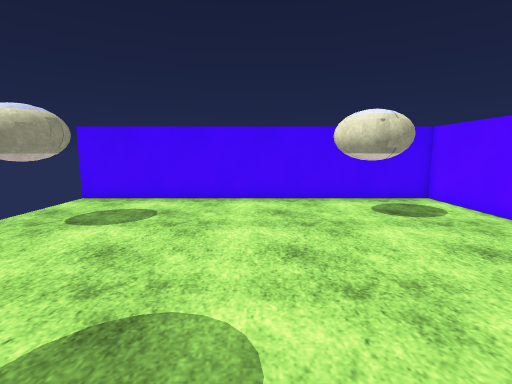
view 1 (above)

15 first-person views from a walk through a Unity game level. The camera is 1.3 m above the floor, tilts 8° down and sees 85° across. The floor is counted in squares, 0.5 m on a side. Each view is taken from the middle of a square. On the plan, view 1 faces up. The plan holds only what a view shows up to about 19 squares ahead; the rest is blank. Surface patterns are stand-ins for the level's own textures.

view 2
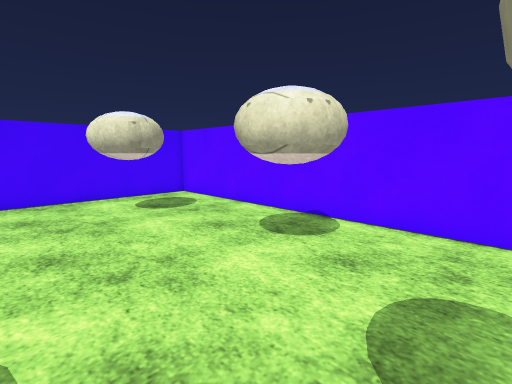

view 3
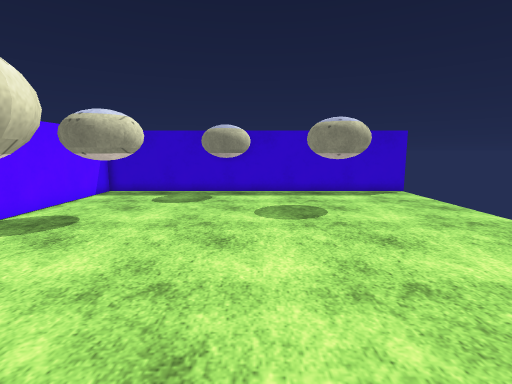

view 4
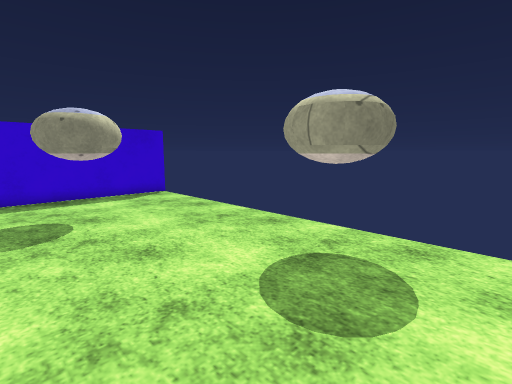

view 5
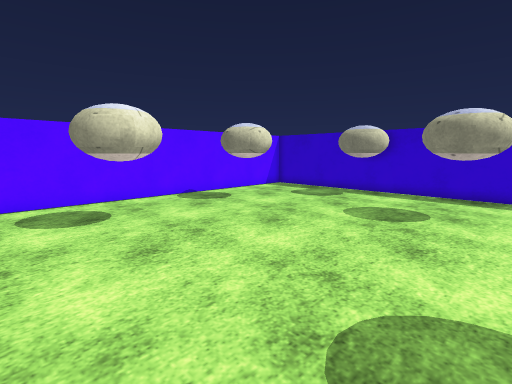

view 6
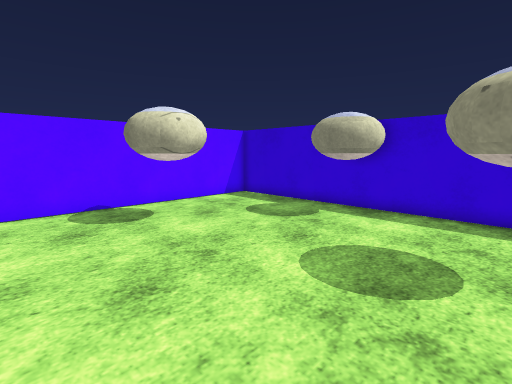

view 7
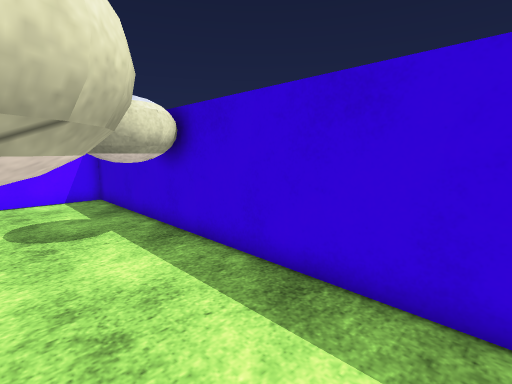

view 8
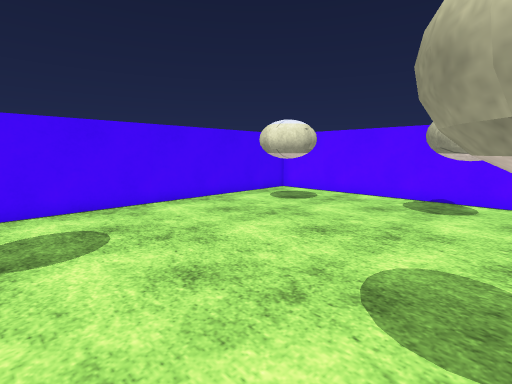

view 9
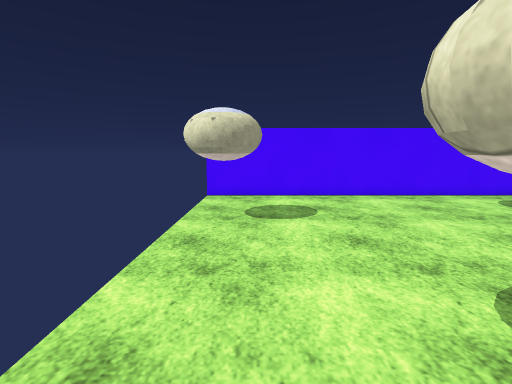

view 10
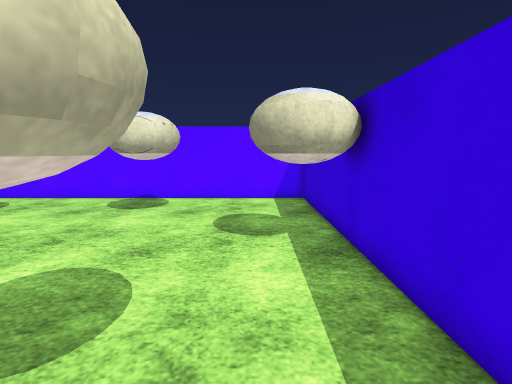

view 11
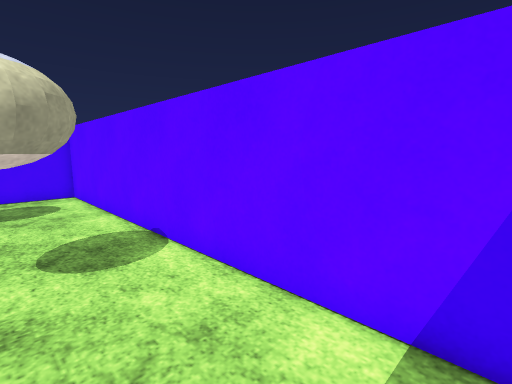

view 12
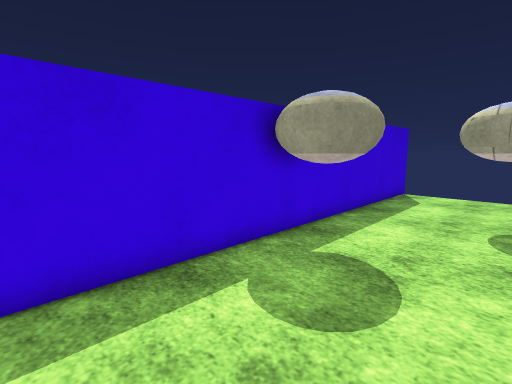

view 13
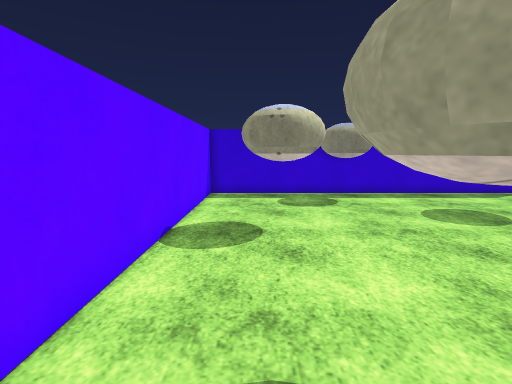

view 14
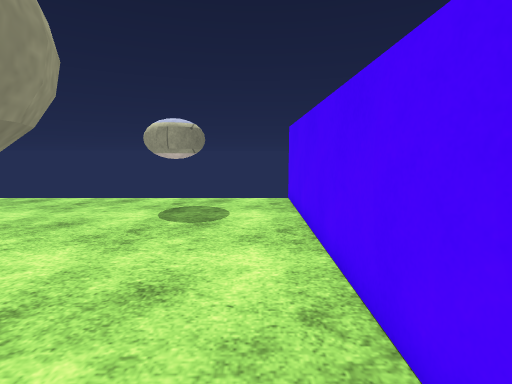

view 15
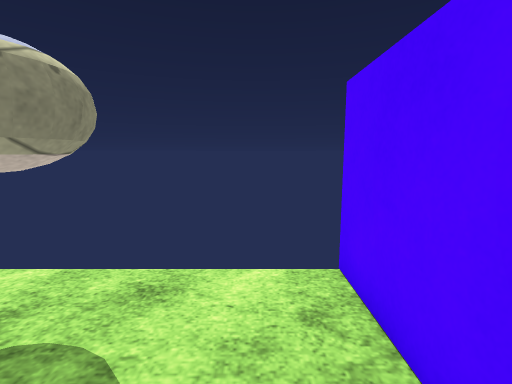

### Floor plan
Key: @ floor where view 1 was taken; # wall or solid block; . floor; T thing the floor can be seen under or through.
Columns run from 10 left of view 1 to 10 right of it. Each row starts with its distance up from view 1.
 16 #####################
 15  ...................#
 14  ...................#
 13  .............TT....#
 12  ............TTTT...#
 11  ###.........TTTT...#
 10   ##..........TTT...#
  9  ###................#
  8    .................#
  7  ...................#
  6  ...................#
  5  ..............TTT..#
  4  ..............TTT..#
  3  ....TTT.......TTT..#
  2  ....TTT ......TTT..#
  1  ....TTT ...........#
  0  ....TTT..@.........#
 -1  ..........TTT......#
 -2  .........TTTT......#
 -3  .........TTTT......#
 -4 ###########  ########

Where each view was taken, in squares from view 1:
view 1: 0 up, 0 right, facing up
view 2: 1 down, 0 right, facing up-right
view 3: 15 up, 0 right, facing down
view 4: 14 up, 1 left, facing down-left
view 5: 15 up, 6 left, facing down-right
view 6: 9 up, 4 left, facing down-right
view 7: 1 up, 7 left, facing down-right
view 8: 2 up, 7 left, facing up-right
view 9: 1 down, 7 left, facing up
view 10: 1 down, 6 left, facing right
view 11: 3 down, 6 right, facing up-right
view 12: 2 up, 9 right, facing down-left
view 13: 14 up, 7 right, facing down
view 14: 14 up, 6 right, facing left
view 15: 14 up, 4 left, facing left
